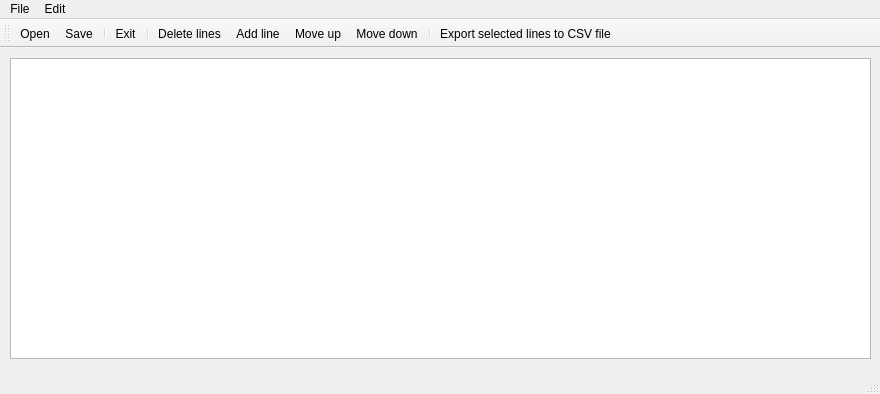
<?xml version="1.0" encoding="UTF-8"?>
<ui version="4.0">
 <class>MainWindow</class>
 <widget class="QMainWindow" name="MainWindow">
  <property name="geometry">
   <rect>
    <x>0</x>
    <y>0</y>
    <width>880</width>
    <height>394</height>
   </rect>
  </property>
  <property name="windowTitle">
   <string>EZP File Editor</string>
  </property>
  <widget class="QWidget" name="centralWidget">
   <widget class="QTableView" name="tableView">
    <property name="geometry">
     <rect>
      <x>10</x>
      <y>10</y>
      <width>861</width>
      <height>301</height>
     </rect>
    </property>
    <property name="font">
     <font>
      <pointsize>9</pointsize>
     </font>
    </property>
   </widget>
  </widget>
  <widget class="QMenuBar" name="menuBar">
   <property name="geometry">
    <rect>
     <x>0</x>
     <y>0</y>
     <width>880</width>
     <height>22</height>
    </rect>
   </property>
   <widget class="QMenu" name="menuFile">
    <property name="title">
     <string>File</string>
    </property>
    <addaction name="actionOpen"/>
    <addaction name="actionSave"/>
    <addaction name="actionExit"/>
    <addaction name="separator"/>
    <addaction name="actionExport_to_CSV_2"/>
    <addaction name="actionImport_from_CSV"/>
   </widget>
   <widget class="QMenu" name="menuEdit">
    <property name="title">
     <string>Edit</string>
    </property>
    <addaction name="actionDelete_string"/>
    <addaction name="actionAdd_string"/>
    <addaction name="actionMove_up"/>
    <addaction name="actionMove_down"/>
    <addaction name="separator"/>
    <addaction name="actionExport_to_CSV"/>
   </widget>
   <addaction name="menuFile"/>
   <addaction name="menuEdit"/>
  </widget>
  <widget class="QStatusBar" name="statusBar"/>
  <widget class="QToolBar" name="mainToolBar">
   <attribute name="toolBarArea">
    <enum>TopToolBarArea</enum>
   </attribute>
   <attribute name="toolBarBreak">
    <bool>false</bool>
   </attribute>
   <addaction name="actionOpen"/>
   <addaction name="actionSave"/>
   <addaction name="separator"/>
   <addaction name="actionExit"/>
   <addaction name="separator"/>
   <addaction name="actionDelete_string"/>
   <addaction name="actionAdd_string"/>
   <addaction name="actionMove_up"/>
   <addaction name="actionMove_down"/>
   <addaction name="separator"/>
   <addaction name="actionExport_to_CSV"/>
  </widget>
  <action name="actionOpen">
   <property name="icon">
    <iconset resource="resources.qrc">
     <normaloff>:/img/open.png</normaloff>:/img/open.png</iconset>
   </property>
   <property name="text">
    <string>Open</string>
   </property>
   <property name="shortcut">
    <string>Ctrl+O</string>
   </property>
  </action>
  <action name="actionExit">
   <property name="icon">
    <iconset resource="resources.qrc">
     <normaloff>:/img/exit.png</normaloff>:/img/exit.png</iconset>
   </property>
   <property name="text">
    <string>Exit</string>
   </property>
   <property name="shortcut">
    <string>Ctrl+X</string>
   </property>
  </action>
  <action name="actionSave">
   <property name="icon">
    <iconset resource="resources.qrc">
     <normaloff>:/img/save.png</normaloff>:/img/save.png</iconset>
   </property>
   <property name="text">
    <string>Save</string>
   </property>
   <property name="shortcut">
    <string>Ctrl+S</string>
   </property>
  </action>
  <action name="actionDelete_string">
   <property name="icon">
    <iconset resource="resources.qrc">
     <normaloff>:/img/del.png</normaloff>:/img/del.png</iconset>
   </property>
   <property name="text">
    <string>Delete lines</string>
   </property>
   <property name="toolTip">
    <string>Delete selected lines</string>
   </property>
   <property name="shortcut">
    <string>Del</string>
   </property>
  </action>
  <action name="actionAdd_string">
   <property name="icon">
    <iconset resource="resources.qrc">
     <normaloff>:/img/plus.png</normaloff>:/img/plus.png</iconset>
   </property>
   <property name="text">
    <string>Add line</string>
   </property>
   <property name="toolTip">
    <string>Add selected lines and duplicate data</string>
   </property>
   <property name="shortcut">
    <string>Ins</string>
   </property>
  </action>
  <action name="actionMove_up">
   <property name="icon">
    <iconset resource="resources.qrc">
     <normaloff>:/img/undo.png</normaloff>:/img/undo.png</iconset>
   </property>
   <property name="text">
    <string>Move up</string>
   </property>
   <property name="toolTip">
    <string>Move lines up</string>
   </property>
   <property name="shortcut">
    <string>Ctrl+Up</string>
   </property>
  </action>
  <action name="actionMove_down">
   <property name="icon">
    <iconset resource="resources.qrc">
     <normaloff>:/img/redo.png</normaloff>:/img/redo.png</iconset>
   </property>
   <property name="text">
    <string>Move down</string>
   </property>
   <property name="toolTip">
    <string>Move lines down</string>
   </property>
   <property name="shortcut">
    <string>Ctrl+Down</string>
   </property>
  </action>
  <action name="actionExport_to_CSV">
   <property name="icon">
    <iconset resource="resources.qrc">
     <normaloff>:/img/tocsv.png</normaloff>:/img/tocsv.png</iconset>
   </property>
   <property name="text">
    <string>Export selected lines to CSV file</string>
   </property>
  </action>
  <action name="actionExport_to_CSV_2">
   <property name="icon">
    <iconset resource="resources.qrc">
     <normaloff>:/img/tocsv.png</normaloff>:/img/tocsv.png</iconset>
   </property>
   <property name="text">
    <string>Export to CSV</string>
   </property>
   <property name="shortcut">
    <string>Ctrl+X</string>
   </property>
  </action>
  <action name="actionImport_from_CSV">
   <property name="icon">
    <iconset resource="resources.qrc">
     <normaloff>:/img/import.png</normaloff>:/img/import.png</iconset>
   </property>
   <property name="text">
    <string>Import from CSV</string>
   </property>
   <property name="shortcut">
    <string>, Ctrl+Shift+X</string>
   </property>
  </action>
 </widget>
 <layoutdefault spacing="6" margin="11"/>
 <resources>
  <include location="resources.qrc"/>
 </resources>
 <connections/>
</ui>
